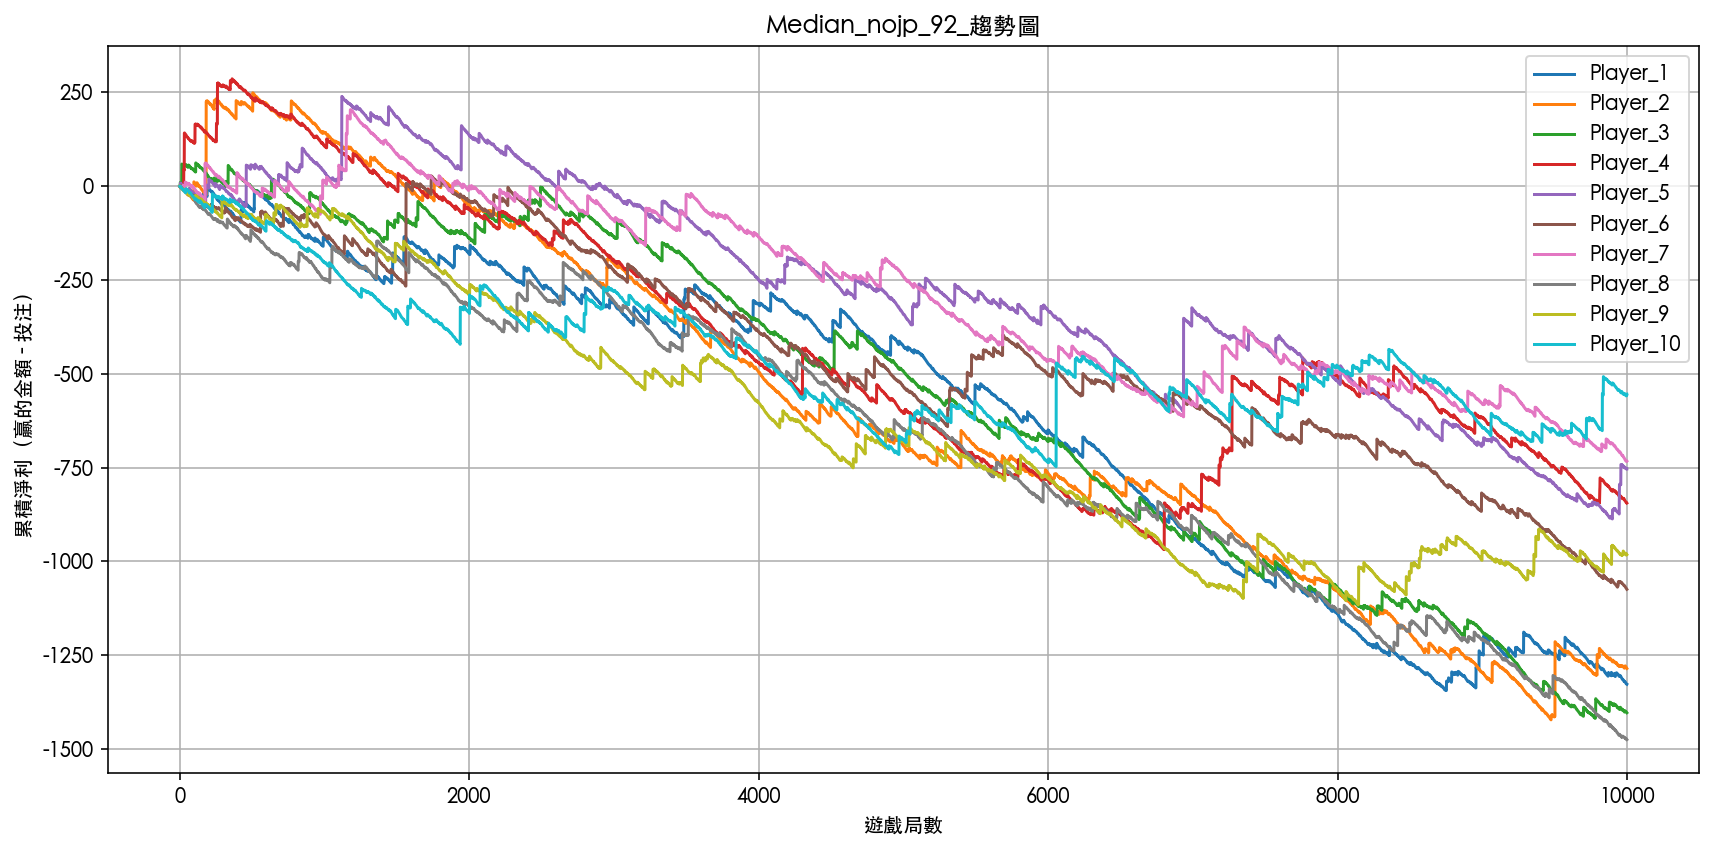

Generate this figure with Python:
import torch
import pandas as pd
import matplotlib.pyplot as plt

# 設定中文字型（macOS 預設有的字型）
plt.rcParams['font.family'] = 'Heiti TC'  # 或 'PingFang TC'、'Arial Unicode MS'
plt.rcParams['axes.unicode_minus'] = False  # 正確顯示負號


# ------------------------------
# 遊戲設定參數
# ------------------------------
positions = list(range(17))
probs = torch.tensor([
    0.0000152587890625, 0.000244140625, 0.0018310546875, 0.008544921875,
    0.02777099609375, 0.066650390625, 0.1221923828125, 0.174560546875,
    0.196380615234375, 0.174560546875, 0.1221923828125, 0.066650390625,
    0.02777099609375, 0.008544921875, 0.0018310546875, 0.000244140625,
    0.0000152587890625
], dtype=torch.float32)

payout_table = torch.tensor([
    200.0, 55.0, 0, 0, 2.0,
    1.0, 0.6, 0.4, 0.1, 0.4,
    0.6, 1.0, 2.0, 0, 0,
    55.0, 200.0
], dtype=torch.float32)

ball_multipliers = torch.tensor([1, 2, 5], dtype=torch.float32)
ball_probs = torch.tensor([0.93, 0.05, 0.02], dtype=torch.float32)

free_game_positions = {2, 3, 13, 14}
bet_amount = 1.0
rounds_per_player = 10_000
num_players = 10
device = torch.device("cpu")  # 避免 GPU/MPS 爆記憶體

# ------------------------------
# 免費遊戲 mini slot
# ------------------------------
def draw_free_game_mini_slot(rng, bet_amount, multiplier):
    roll = torch.rand(1, generator=rng).item()
    if roll < 0.002312:
        return (bet_amount * 100) * multiplier
    elif roll < 0.07612:
        return (bet_amount * 50) * multiplier
    elif roll < 0.18612:
        return bet_amount * 25 * multiplier
    elif roll < 0.35112:
        return bet_amount * 10 * multiplier
    elif roll < 0.63512:
        return bet_amount * 5 * multiplier
    else:
        return bet_amount * 1 * multiplier

# ------------------------------
# 模擬單一玩家
# ------------------------------
def simulate_player(player_id):
    rng = torch.Generator().manual_seed(100 + player_id)
    pos_draw = torch.multinomial(probs, rounds_per_player, replacement=True, generator=rng)
    mult_draw = torch.multinomial(ball_probs, rounds_per_player, replacement=True, generator=rng)
    multipliers = ball_multipliers[mult_draw]
    base_prizes = payout_table[pos_draw]

    cum_profit = 0
    trend = []

    for i in range(rounds_per_player):
        pos = pos_draw[i].item()
        mult = multipliers[i].item()
        base_win = base_prizes[i].item() * mult
        reward = draw_free_game_mini_slot(rng, bet_amount, mult) if pos in free_game_positions else 0
        profit = base_win + reward - bet_amount
        cum_profit += profit
        trend.append(cum_profit)

    return trend

# ------------------------------
# 主流程：模擬並畫圖
# ------------------------------
all_trends = pd.DataFrame()

for pid in range(1, num_players + 1):
    print(f"模擬 Player {pid} 中...")
    trend = simulate_player(pid)
    all_trends[f'Player_{pid}'] = trend

# 畫圖
all_trends.index.name = "Round"
all_trends.plot(figsize=(12, 6), title="Median_nojp_92_趨勢圖")
plt.xlabel("遊戲局數")
plt.ylabel("累積淨利（贏的金額 - 投注）")
plt.grid(True)
plt.tight_layout()
plt.show()
